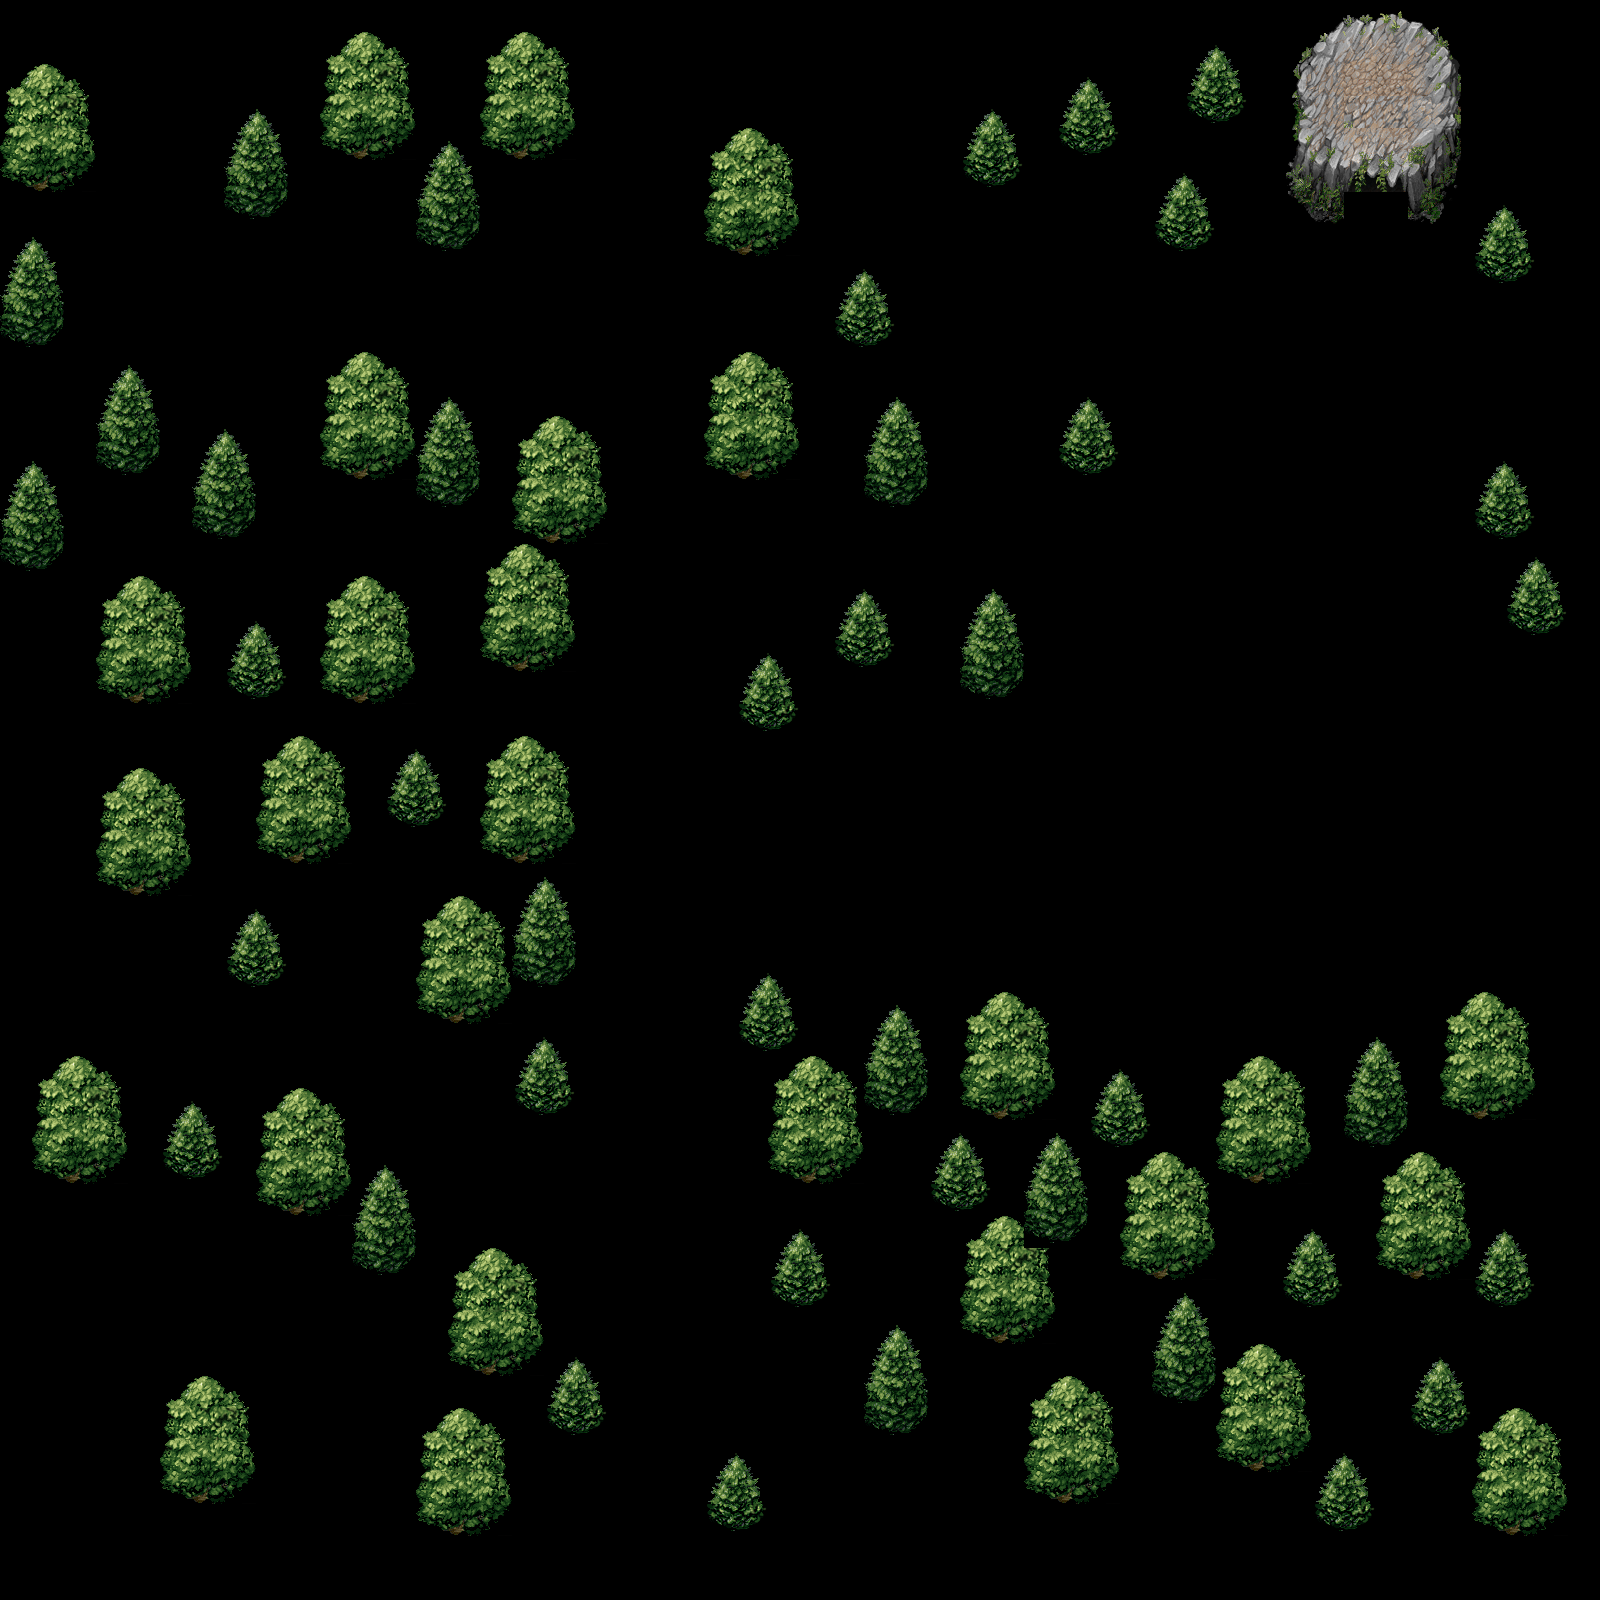

Below is a game level as drawn by its tile map, then a one-line description and the .tmx that defines it (tile-layer data replaced by summaries):
An orthogonal 50x50 tile map with 32x32 px tiles, 1 tile layer (Arvores 2), 3 tilesets.

<map version="1.0" tiledversion="1.1.5" orientation="orthogonal" renderorder="right-down" width="50" height="50" tilewidth="32" tileheight="32" infinite="0" nextobjectid="1">
 <tileset firstgid="1" source="blocks.tsx" />
 <tileset firstgid="257" source="blocks_river.tsx" />
 <tileset firstgid="513" source="more_blocks.tsx" />
 <layer name="Arvores 2" width="50" height="50">
  <data>[2500 cells, 671 non-empty, 66 distinct tile ids]</data>
 </layer>
</map>
